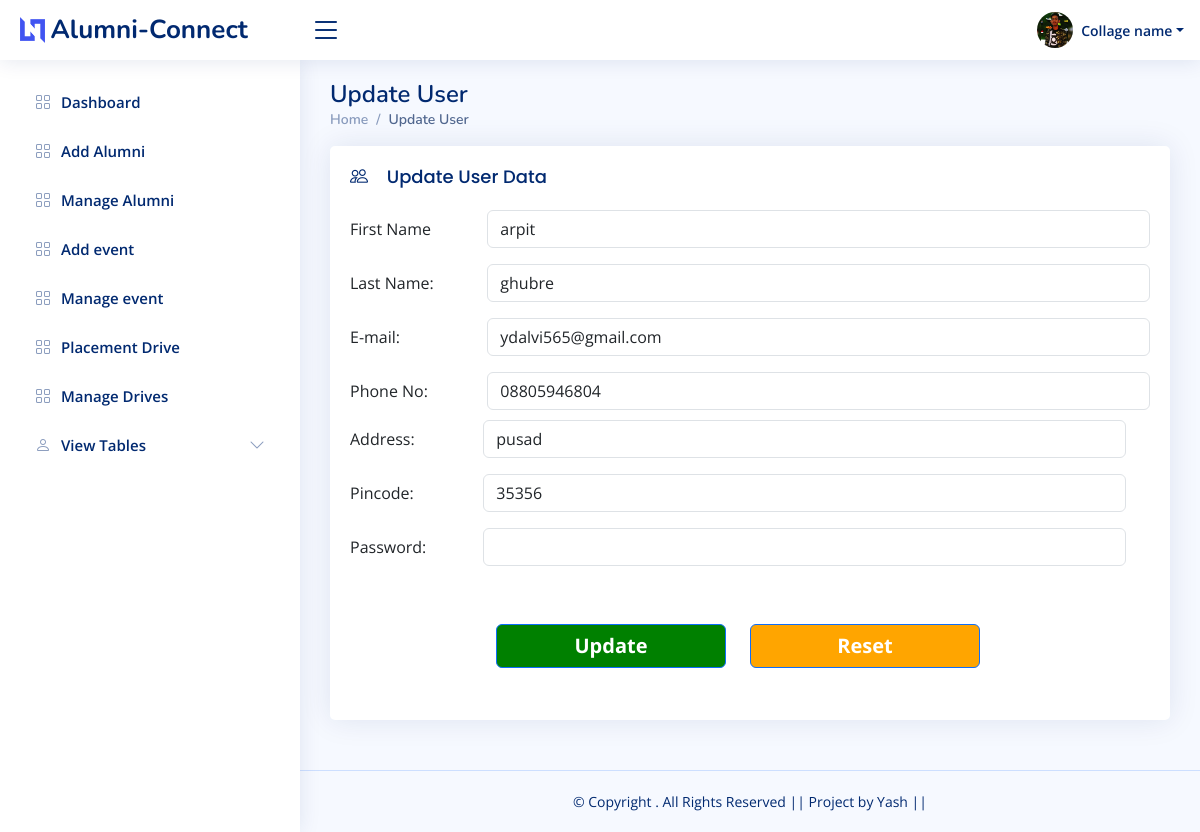
Screenshot of /dashboard/updateuser.php?id=4 with the database file from the repository.
### tables this page shows
CREATE TABLE `user` (
  `user_id` int(11) NOT NULL,
  `first_name` varchar(30) NOT NULL,
  `last_name` varchar(30) NOT NULL,
  `email` varchar(30) NOT NULL,
  `phone` varchar(13) NOT NULL,
  `address` varchar(40) NOT NULL,
  `pincode` int(8) NOT NULL,
  `password` varchar(30) NOT NULL
);

### dashboard/updateuser.php (the view, shortened to what this page needs)
 <?php
  include 'header.php';
  include 'db.php';
  $id = $_GET["id"];
  $sql = "SELECT * FROM `user` WHERE `user_id`='$id'";
  $result = $conn->query($sql);
  if($result->num_rows > 0 )
  {
    while($row=$result->fetch_assoc())
    {
      $first_name = $row["first_name"];
      $last_name = $row["last_name"];
      $email = $row["email"];
      $phone = $row["phone"];
      $address = $row["address"];
      $pincode = $row["pincode"];
    }
  }
  ?>
  <main id="main" class="main">
    <div class="pagetitle">
      <h1>Update User</h1>
      <nav>
        <ol class="breadcrumb">
          <li class="breadcrumb-item"><a href="index.php">Home</a></li>
          <li class="breadcrumb-item active">Update User</li>
        </ol>
      </nav>
    </div>
    <section class="section">
      <div class="row">
        <div class="col-lg-12">
          <div class="card">
            <div class="card-body">
              <h3 class="card-title"><i class="bi bi-people"></i>  &nbsp;&nbsp;&nbsp;Update User Data</h3>
              <form action="updateuserdb.php" method="POST">
                <div class="row mb-3">
                  <label for="Text" class="col-sm-2 col-form-label">First Name</label>
                  <div class="col-sm-10">
                    <input type="text"  name="first_name" value="<?php  echo $first_name; ?>" class="form-control">
                  </div>
                </div>
                <div class="row mb-3">
                  <label for="text" class="col-sm-2 col-form-label">Last Name:</label>
                  <div class="col-sm-10">
                    <input type="text" name="last_name" value="<?php  echo $last_name; ?>" class="form-control">
                  </div>
                </div>
                <div class="row mb-3">
                  <label for="text" class="col-sm-2 col-form-label">E-mail:</label>
                  <div class="col-sm-10">
                    <input type="email" name="email"  value="<?php  echo $email; ?>" readonly="" class="form-control">
                  </div>
                </div>
                <div class="row mb-3">
                  <label for="number" class="col-sm-2 col-form-label">Phone No:</label>
                  <div class="col-sm-10">
                    <input type="number" name="phone" value="<?php  echo $phone; ?>"  placeholder="enter number" class="form-control">
                </div><br><br>
                <div class="row mb-3">
                  <label for="number" class="col-sm-2 col-form-label">Address:</label>
                  <div class="col-sm-10">
                    <input type="text" name="address" value="<?php  echo $address; ?>"  class="form-control">
                  </div>
                </div><br><br>
                <div class="row mb-3">
                  <label for="number" class="col-sm-2 col-form-label">Pincode:</label>
                  <div class="col-sm-10">
                    <input type="number" name="pincode" value="<?php  echo $pincode; ?>"  class="form-control">
                  </div>
                </div><br><br>
                 <div class="row mb-3">
                  <label for="number" class="col-sm-2 col-form-label">Password:</label>
                  <div class="col-sm-10">
                    <input type="password" name="password" readonly="" class="form-control">
                  </div>
                </div><br><br>
                <br><br>
                <div class="row mb-3">
                  <div align="center" class="col-sm-6">
                    <button  type="submit"  class="btn btn-primary"  style="float: right;width: 230px;background-color: green;font-size: 20px"><b>Update</b></button>
                  </div>
                  <div align="center" class="col-sm-6" >
                    <button  type="reset"  class="btn btn-primary" style="float: left;width: 230px;font-size: 20px;background-color: orange"><b>Reset</b></button>
                  </div>
                </div>
              </form>
            </div>
          </div>
        </div>
  </main>
<?php
 include 'footer.php';
?>

### dashboard/assets/css/style.css (style rules this page uses)
:root { scroll-behavior: smooth; }
body { font-family: "Open Sans", sans-serif; background: #f6f9ff; color: #444444; }
a { color: #4154f1; text-decoration: none; }
h1, h2, h3, h4, h5, h6 { font-family: "Nunito", sans-serif; }
#main { margin-top: 60px; padding: 20px 30px; transition: all 0.3s; }
.pagetitle { margin-bottom: 10px; }
.pagetitle h1 { font-size: 24px; margin-bottom: 0; font-weight: 600; color: #012970; }
.card { margin-bottom: 30px; border: none; border-radius: 5px; box-shadow: 0px 0 30px rgba(1, 41, 112, 0.1); }
.card-title { padding: 20px 0 15px 0; font-size: 18px; font-weight: 500; color: #012970; font-family: "Poppins", sans-serif; }
.card-body { padding: 0 20px 20px 20px; }
.breadcrumb { font-size: 14px; font-family: "Nunito", sans-serif; color: #899bbd; font-weight: 600; }
.breadcrumb a { color: #899bbd; transition: 0.3s; }
.breadcrumb .breadcrumb-item::before { color: #899bbd; }
.breadcrumb .active { color: #51678f; font-weight: 600; }
@media (min-width: 1200px) { #main, #footer { margin-left: 300px; } }

### rows the page displays
user: first_name "arpit", last_name "ghubre", email "ydalvi565@gmail.com", phone "08805946804", address "pusad", pincode "35356"
